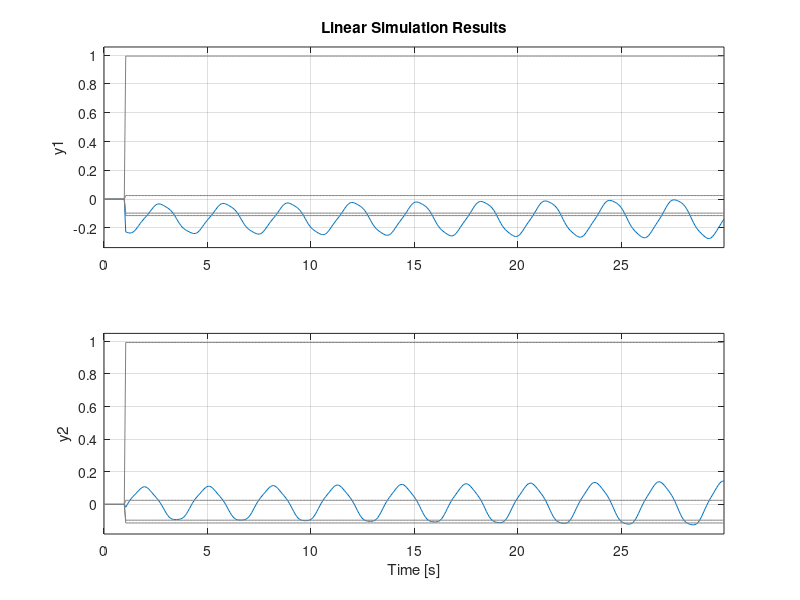

Write MATLAB code to recreate this figure.
clear; clc; cla
%Constantes que se toman al principio del texto
fb=50; %frecuencia base
wb=2*pi*fb;%fercuencia angular base
Xm=3.95279;
Rs=0.0048; %resistencia del estator
Rr=0.00549; %resistencia del rotor
Tm = 0.8064; %torque mecanico
Xrr=0.02; %reactancia de magnetizaciï¿½na
Xss=0.09241;


s=-0.0055; %s de cada network





%condiciones
wr=1.1; %velocidad angular del rotor
ids=-0.084; %ids de cada caso
iqs=0.649; %iqs de cada caso
idr=0.166; %idr de cada caso
iqr=0.693; %iqr de cada caso
a=-0.114; %Vds de cada caso
b=0.993; %Vqs de cada caso
c=0.025; %Vdr de cada caso
d=-0.097; %Vqr de cada caso


%variables dependientes

ws= wr/(s-1);%velocidad angular del estator
alpha1=(Xss*Xrr)-(s*(Xm)^2);
alpha2=Xm^2-s*Xss*Xrr;
Bs=Xm*Xss*(1-s);
Br=Xm*Xrr*(1-s);
o=(1-Xm^2)/(Xss*Xrr);
H=wb/(Xss*Xrr*o);

%matrices
A=H*[-Rs*Xrr,alpha1*ws,-Rr*Xm,-Br*ws;-alpha1*ws, -Rs*Xrr,Br*ws,-Rr*Xm;-Rs*Xm,Bs*ws,-Rr*Xss,-alpha2*ws;-Bs*ws,-Rs*Xm,alpha2*ws,-Rr*Xss];
B=H*[-Xrr,0,Xm,0;0,-Xrr,0,Xm;-Xm,0,Xss,0;0,-Xm,0,Xss];
C=[0,0,1,0;0,0,0,1];
D=0;

dt = 0.07;

F=ss(A,B,C,D);
t=0:dt:30;
%las entrdas cambian por caso
Vds=(a*(t>=1));%entradas
Vqs=(b*(t>=1));
Vdr=(c*(t>=1));
Vqr=(d*(t>=1));



u=[Vds;Vqs;Vdr;Vqr];
lsim(F,u,t)
y=F
%salidas
%idr
y1=y(1,:);
%iqr
y2=y(2,:);
[A,B,C,D]=ssdata(F);
transfer=tf(F);
